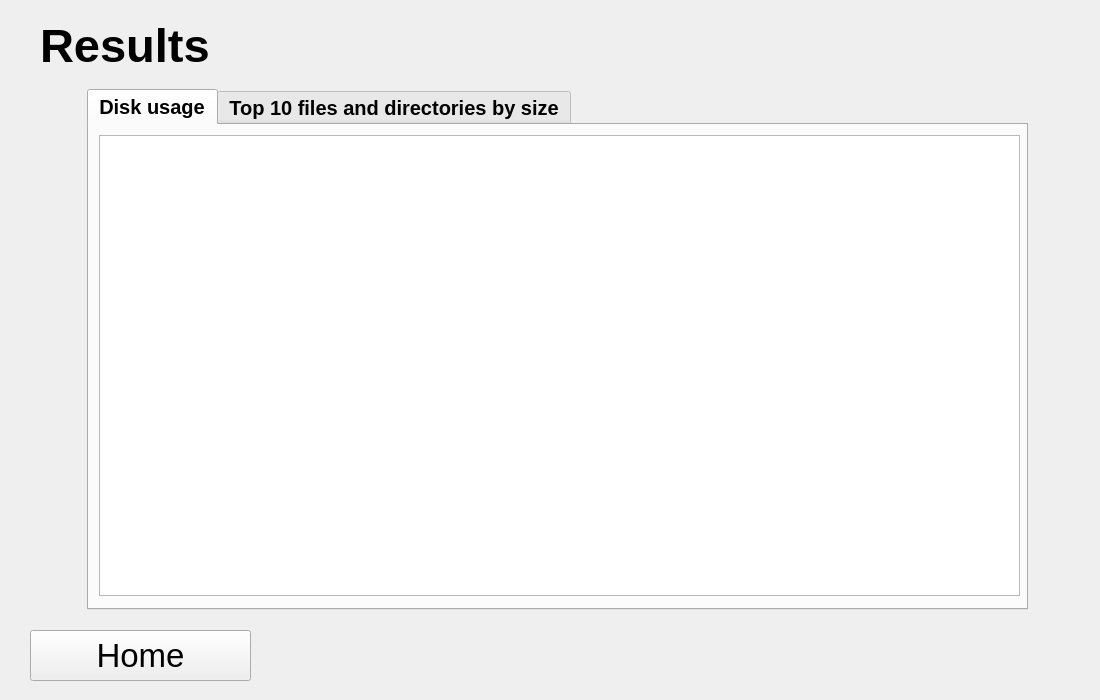
<?xml version="1.0" encoding="UTF-8"?>
<ui version="4.0">
 <class>Form</class>
 <widget class="QWidget" name="Form">
  <property name="geometry">
   <rect>
    <x>0</x>
    <y>0</y>
    <width>1100</width>
    <height>700</height>
   </rect>
  </property>
  <property name="windowTitle">
   <string>Form</string>
  </property>
  <widget class="QLabel" name="label">
   <property name="geometry">
    <rect>
     <x>40</x>
     <y>20</y>
     <width>201</width>
     <height>51</height>
    </rect>
   </property>
   <property name="font">
    <font>
     <pointsize>35</pointsize>
     <weight>75</weight>
     <bold>true</bold>
    </font>
   </property>
   <property name="text">
    <string>Results</string>
   </property>
  </widget>
  <widget class="QPushButton" name="homeButton">
   <property name="geometry">
    <rect>
     <x>30</x>
     <y>630</y>
     <width>221</width>
     <height>51</height>
    </rect>
   </property>
   <property name="font">
    <font>
     <pointsize>25</pointsize>
    </font>
   </property>
   <property name="text">
    <string>Home</string>
   </property>
  </widget>
  <widget class="QTabWidget" name="tabWidget">
   <property name="geometry">
    <rect>
     <x>87</x>
     <y>89</y>
     <width>941</width>
     <height>521</height>
    </rect>
   </property>
   <property name="font">
    <font>
     <pointsize>15</pointsize>
     <weight>75</weight>
     <bold>true</bold>
    </font>
   </property>
   <property name="currentIndex">
    <number>0</number>
   </property>
   <widget class="QWidget" name="discUsageTab">
    <attribute name="title">
     <string>Disk usage</string>
    </attribute>
    <widget class="QTreeView" name="treeView">
     <property name="geometry">
      <rect>
       <x>10</x>
       <y>10</y>
       <width>921</width>
       <height>461</height>
      </rect>
     </property>
    </widget>
   </widget>
   <widget class="QWidget" name="topTenTab">
    <attribute name="title">
     <string>Top 10 files and directories by size</string>
    </attribute>
    <widget class="QTableView" name="topTenDirsTableView">
     <property name="geometry">
      <rect>
       <x>10</x>
       <y>10</y>
       <width>441</width>
       <height>461</height>
      </rect>
     </property>
     <property name="font">
      <font>
       <pointsize>11</pointsize>
      </font>
     </property>
     <property name="sortingEnabled">
      <bool>false</bool>
     </property>
     <attribute name="horizontalHeaderShowSortIndicator" stdset="0">
      <bool>false</bool>
     </attribute>
    </widget>
    <widget class="QTableView" name="topTenFilesTableView">
     <property name="geometry">
      <rect>
       <x>470</x>
       <y>10</y>
       <width>461</width>
       <height>461</height>
      </rect>
     </property>
     <property name="font">
      <font>
       <pointsize>11</pointsize>
      </font>
     </property>
     <property name="sortingEnabled">
      <bool>false</bool>
     </property>
     <attribute name="horizontalHeaderShowSortIndicator" stdset="0">
      <bool>false</bool>
     </attribute>
    </widget>
   </widget>
  </widget>
  <zorder>tabWidget</zorder>
  <zorder>label</zorder>
  <zorder>homeButton</zorder>
 </widget>
 <resources/>
 <connections/>
</ui>
